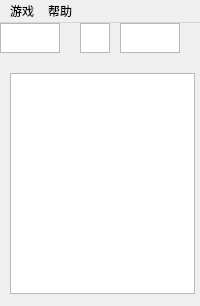
<?xml version="1.0" encoding="UTF-8"?>
<ui version="4.0">
 <class>MainWindow</class>
 <widget class="QMainWindow" name="MainWindow">
  <property name="geometry">
   <rect>
    <x>0</x>
    <y>0</y>
    <width>200</width>
    <height>306</height>
   </rect>
  </property>
  <property name="windowTitle">
   <string>MainWindow</string>
  </property>
  <widget class="QWidget" name="centralwidget">
   <widget class="QGraphicsView" name="graphicsView">
    <property name="geometry">
     <rect>
      <x>10</x>
      <y>50</y>
      <width>185</width>
      <height>221</height>
     </rect>
    </property>
   </widget>
   <widget class="QGraphicsView" name="graphicsView_mines">
    <property name="geometry">
     <rect>
      <x>0</x>
      <y>0</y>
      <width>60</width>
      <height>30</height>
     </rect>
    </property>
   </widget>
   <widget class="QGraphicsView" name="graphicsView_look">
    <property name="geometry">
     <rect>
      <x>80</x>
      <y>0</y>
      <width>30</width>
      <height>30</height>
     </rect>
    </property>
   </widget>
   <widget class="QGraphicsView" name="graphicsView_time">
    <property name="geometry">
     <rect>
      <x>120</x>
      <y>0</y>
      <width>60</width>
      <height>30</height>
     </rect>
    </property>
   </widget>
  </widget>
  <widget class="QMenuBar" name="menubar">
   <property name="geometry">
    <rect>
     <x>0</x>
     <y>0</y>
     <width>200</width>
     <height>26</height>
    </rect>
   </property>
   <widget class="QMenu" name="menu">
    <property name="title">
     <string>游戏</string>
    </property>
    <addaction name="actionNew"/>
    <addaction name="separator"/>
    <addaction name="actionPrimary"/>
    <addaction name="actionMid"/>
    <addaction name="actionSenior"/>
    <addaction name="actionCustom"/>
    <addaction name="separator"/>
    <addaction name="actionExit"/>
   </widget>
   <widget class="QMenu" name="menu_2">
    <property name="title">
     <string>帮助</string>
    </property>
    <addaction name="actionAbout"/>
   </widget>
   <addaction name="menu"/>
   <addaction name="menu_2"/>
  </widget>
  <action name="actionPrimary">
   <property name="text">
    <string>初级</string>
   </property>
  </action>
  <action name="actionMid">
   <property name="text">
    <string>中级</string>
   </property>
  </action>
  <action name="actionSenior">
   <property name="text">
    <string>高级</string>
   </property>
  </action>
  <action name="actionCustom">
   <property name="text">
    <string>自定义</string>
   </property>
  </action>
  <action name="actionExit">
   <property name="text">
    <string>退出</string>
   </property>
  </action>
  <action name="actionAbout">
   <property name="text">
    <string>关于</string>
   </property>
  </action>
  <action name="actionNew">
   <property name="text">
    <string>新游戏</string>
   </property>
  </action>
 </widget>
 <resources/>
 <connections/>
</ui>
